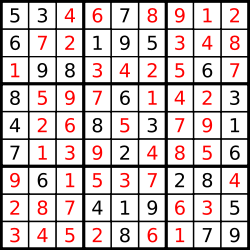
#> input picture images/solved.png, 250 x 250 px, found by its file name
$ python vision.py   (Python 2 division)   (older library calls are emulated)
#> lines starting #> are read from the running program, lines starting #| are printed output that depends on the picture; after the words box and inside, x2 and y2 are one past the last pixel; in counts of white or black regions, pixels touching at a corner belong together
import cv2
import numpy as np
import constants

from PIL import Image
from pytesser import *


def find_puzzle(img_fn):

	#Read in the image
#> called with img_fn = 'solved.png'
	img = cv2.imread(img_fn,1)
#> img is the input picture: shape (250, 250, 3); mean B, G, R 195.8, 195.8, 206.7

	#find puzzle corners in pixel coords
	rect_corners = find_square(img)

	#straighten and center the image
	puzzle_img = warp_and_center(rect_corners, img)

	#separate into boxes
	boxes = get_boxes(puzzle_img)

	#read boxes
	puzzle_list = read_boxes(boxes)

	return puzzle_list


def find_square(img):

	gray = cv2.cvtColor(img.copy(), cv2.COLOR_BGR2GRAY)
	blur = cv2.GaussianBlur(gray, (5, 5), 0)
	edges = cv2.Canny(blur, 30, 200)
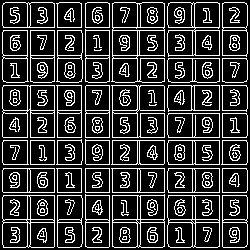
#> edges: shape (250, 250); 21.1% white in thin lines or dots

	_,cnts,_ = cv2.findContours(edges.copy(), cv2.RETR_EXTERNAL, cv2.CHAIN_APPROX_SIMPLE)
#> cnts = 39 contours; largest, box (x1, y1, x2, y2) and area: (111, 2, 165, 83) 3989, (112, 194, 165, 248) 2696, (2, 195, 55, 248) 2692, (167, 195, 220, 248) 2684, (2, 85, 55, 138) 2614

	corners = None
	for c in cnts:
		if cv2.contourArea(c) > 10:
			# approximate the contour
			approx = cv2.approxPolyDP(c, 0.02 * cv2.arcLength(c, True), True)

			#check if rectangle
			if len(approx) == 4:
				corners = approx
#> this loop made 39 passes
#> corners on passes 1 to 12: [[222, 195], [222, 246], [244, 247], [247, 197]], [[168, 195], [168, 246], [219, 246], [219, 195]], [[57, 195], [57, 246], [79, 247], [81, 195]], [[3, 195], [3, 247], [53, 247], [54, 195]], [[164, 194], [112, 195], [112, 246], [164, 246]], [[85, 194], [85, 246], [108, 247], [109, 195]], [[222, 168], [222, 192], [246, 192], [246, 168]], [[168, 168], [168, 192], [219, 192], [219, 168]], [[111, 168], [112, 192], [164, 192], [164, 168]], [[85, 168], [85, 192], [109, 192], [109, 168]], [[56, 168], [57, 192], [81, 192], [81, 168]], [[2, 170], [3, 192], [54, 192], [54, 168]]

	if corners is not None:
		cv2.drawContours(img, [corners], -1, (0, 255, 0), 3)
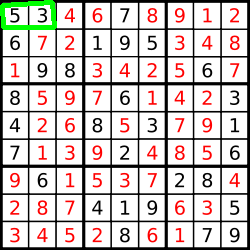
#> img: shape (250, 250, 3); 1.16% of pixels changed, all inside (x1, y1, x2, y2) = (0, 0, 57, 30)
#> in find_puzzle, `rect_corners = find_square(img)`: rect_corners = [[2, 5], [3, 27], [54, 27], [52, 2]]
		cv2.imshow('res',img)
		cv2.waitKey(0)

	else:
		print "Puzzle not Found"

	return np.reshape(corners, (4,2))


def warp_and_center(rect, img):
	rect = np.asarray(rect, dtype= "float32")
#> rect = [[2, 5], [3, 27], [54, 27], [52, 2]]
	dstRect = np.array([[0,0],
						[0, constants.PUZZLE_SIDE_PIXELS],
						[constants.PUZZLE_SIDE_PIXELS, constants.PUZZLE_SIDE_PIXELS],
						[constants.PUZZLE_SIDE_PIXELS, 0]], dtype = "float32")

	H = cv2.getPerspectiveTransform(rect, dstRect)
#> H = [[11.43, -0.519, -20.26], [1.39, 23.2, -118.8], [0.00278, 0.000567, 1]]
	warped = cv2.warpPerspective(img, H, constants.IMG_SIZE)
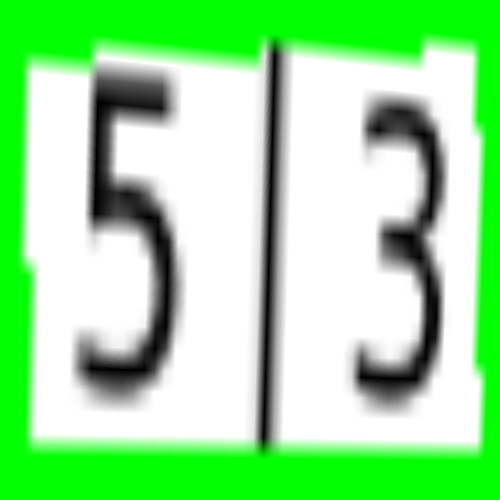
#> warped: shape (500, 500, 3); mean B, G, R 152.5, 226.6, 152.5

	cv2.imshow('res',warped)
	cv2.waitKey(0)

	return warped


def get_boxes(puzzle_img):
	h,w,_ = puzzle_img.shape
#> h = 500; w = 500

	boxes = []
	sideLen = w/constants.NUM_COLS
#> sideLen = 55
	for col in xrange(constants.NUM_COLS):
		for row in xrange(constants.NUM_ROWS):
			box = puzzle_img.copy()[col*sideLen:(col+1)*sideLen, row*sideLen:(row+1)*sideLen]
			boxes.append(box)
#> after the loop, boxes = 81 items

#	for i, box in enumerate(boxes):
#		cv2.imshow('box '+str(i), cv2.resize(box, (h,w)))
#		cv2.waitKey(0)

	return boxes


def read_boxes(boxes):

	if not boxes:
		print "No boxes to read"

	return [get_digit(box) for box in boxes]

def get_digit(img):

	pass


def overlay(img_fn, rect, answer):
	pass

if __name__ == '__main__':
	img1 = "solved.png"
	img2 = "unsolved.png"

	print find_puzzle(img1)
	print find_puzzle(img2)
#> call 2 of find_puzzle, with img_fn = 'unsolved.png'
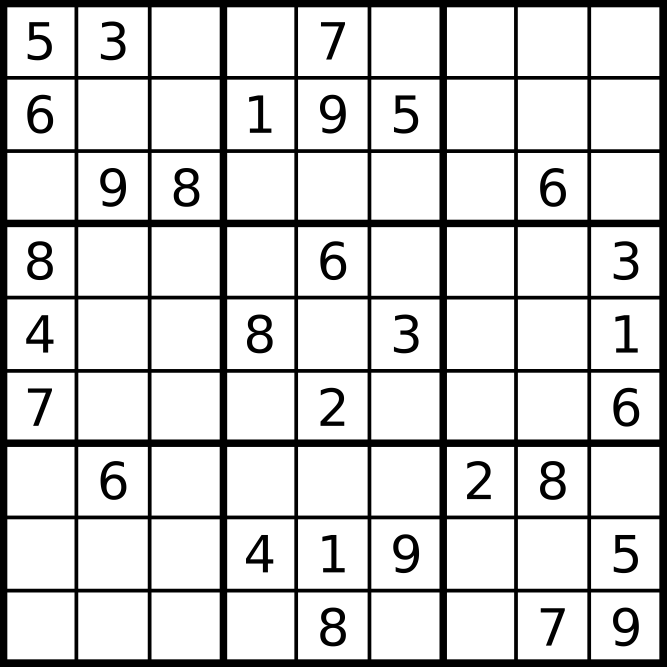
#> input picture images/unsolved.png, 2000 x 2000 px, found by its file name (shown at 1/3 size)
#> in find_puzzle, img is the input picture: shape (2000, 2000, 3); min 0, max 255, mean 210
#> in find_square (call 2), `edges = cv2.Canny(blur, 30, 200)`:
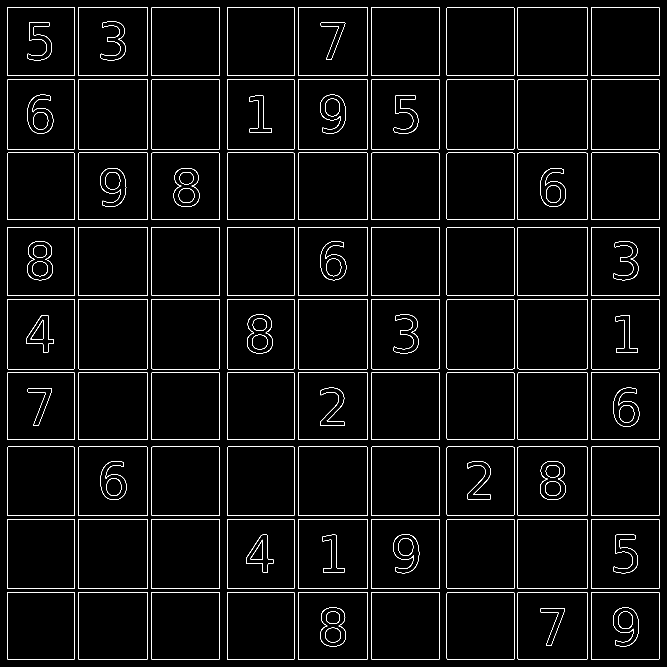
#> edges: shape (2000, 2000) (shown at 1/3 size); 2.1% white in thin lines or dots
#> in find_square (call 2), `_,cnts,_ = cv2.findContours(edges.copy(), cv2.RETR_EXTERNAL, cv2.CHAIN..`: cnts = 81 contours; largest, box (x1, y1, x2, y2) and area: (1553, 898, 1763, 1108) 43670, (234, 238, 444, 448) 43670, (234, 898, 444, 1108) 43669, (1553, 238, 1763, 448) 43669, (1553, 1557, 1763, 1767) 43668
#> the loop in find_square (call 2), `for c in cnts:` made 81 passes
#> corners on passes 1 to 12: [[1773, 1777], [1773, 1977], [1977, 1977], [1977, 1777]], [[1553, 1778], [1554, 1977], [1761, 1977], [1761, 1777]], [[1341, 1777], [1341, 1977], [1542, 1977], [1541, 1777]], [[1114, 1777], [1114, 1977], [1318, 1977], [1317, 1777]], [[894, 1777], [894, 1977], [1102, 1977], [1102, 1777]], [[681, 1778], [681, 1977], [882, 1977], [882, 1777]], [[454, 1778], [454, 1977], [658, 1977], [658, 1777]], [[235, 1777], [235, 1977], [442, 1977], [442, 1777]], [[22, 1777], [22, 1977], [223, 1977], [222, 1777]], [[1773, 1558], [1773, 1765], [1977, 1765], [1977, 1558]], [[1554, 1557], [1553, 1765], [1761, 1765], [1761, 1558]], [[1341, 1558], [1341, 1765], [1541, 1766], [1542, 1558]]
#> in find_square (call 2), `cv2.drawContours(img, [corners], -1, (0, 255, 0), 3)`:
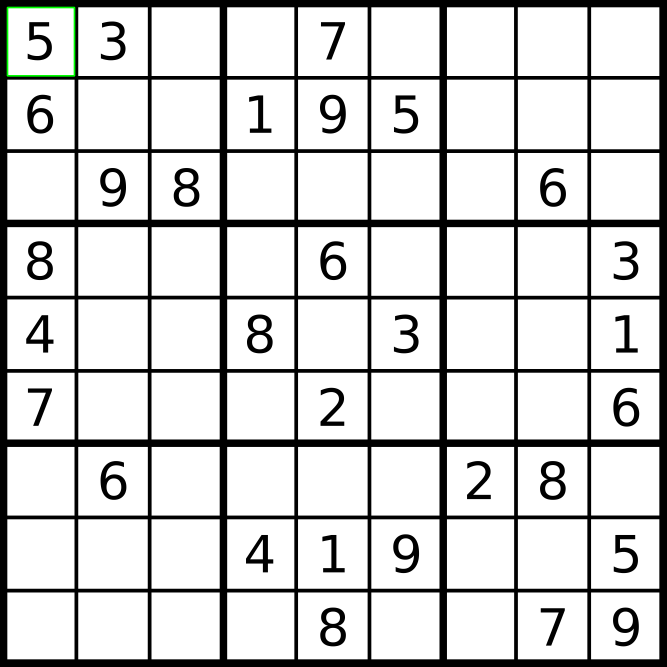
#> img: shape (2000, 2000, 3) (shown at 1/3 size); 0.1% of pixels changed, all inside (x1, y1, x2, y2) = (20, 20, 226, 230)
#> in find_puzzle (call 2), `rect_corners = find_square(img)`: rect_corners = [[22, 22], [22, 227], [223, 227], [223, 22]]
#> in warp_and_center (call 2), `H = cv2.getPerspectiveTransform(rect, dstRect)`: H = [[2.49, 0, -54.73], [3.58e-16, 2.44, -53.66], [-4.95e-19, 0, 1]]
#> in warp_and_center (call 2), `warped = cv2.warpPerspective(img, H, constants.IMG_SIZE)`:
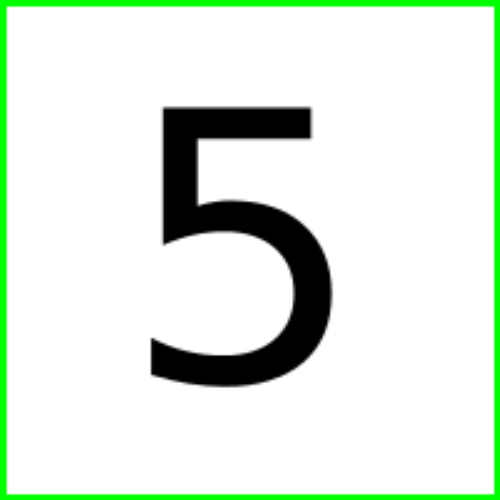
#> warped: shape (500, 500, 3); mean B, G, R 221.4, 233.9, 221.4
